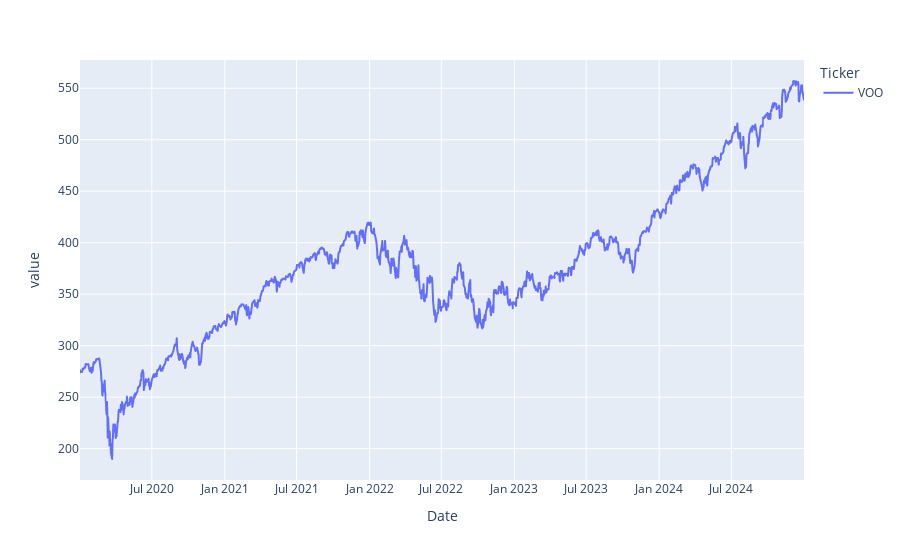

Notebook cell for this chart:
### Code cell
# Vanguard S&P 500 ETF
sp500_data = yf.download('VOO', start=start_date, end=end_date)['Close']
px.line(sp500_data)

### Figure 1 — Plotly figure (JSON) as saved in the notebook; plotly's stock layout.template omitted (floating-point values rounded to 4 significant figures; data arrays with more than 128 entries replaced by an {"elided": "..."} marker saying what was removed)
{"data": [{"hovertemplate": "Ticker=VOO<br>Date=%{x}<br>value=%{y}<extra></extra>", "legendgroup": "VOO", "line": {"color": "#636efa", "dash": "solid"}, "marker": {"symbol": "circle"}, "mode": "lines", "name": "VOO", "showlegend": true, "type": "scattergl", "x": {"elided": "1258 str values"}, "xaxis": "x", "y": {"elided": "1258 float values"}, "yaxis": "y"}], "layout": {"autosize": true, "legend": {"title": {"text": "Ticker"}, "tracegroupgap": 0}, "margin": {"t": 60}, "xaxis": {"anchor": "y", "autorange": true, "domain": [0, 1], "range": ["2020-01-02", "2024-12-31"], "title": {"text": "Date"}, "type": "date"}, "yaxis": {"anchor": "x", "autorange": true, "domain": [0, 1], "range": [169.5, 577.4], "title": {"text": "value"}, "type": "linear"}}}
